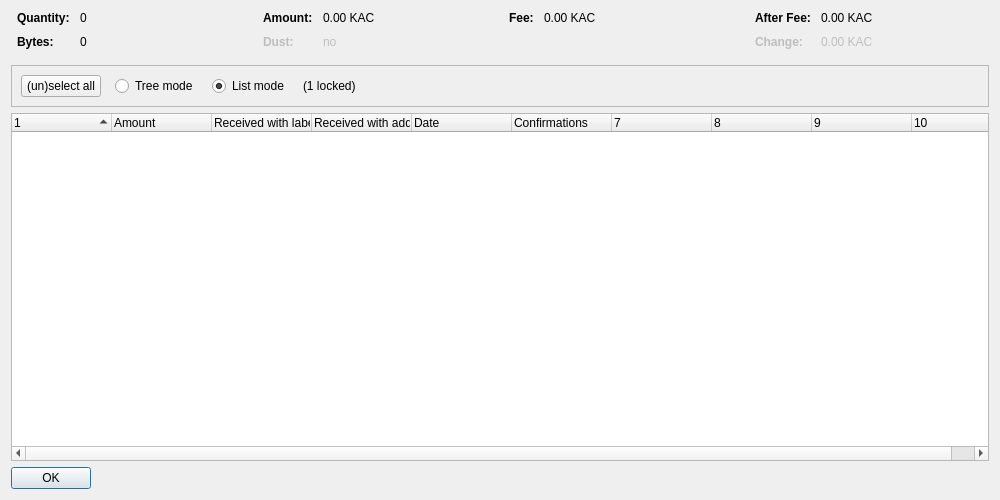
<?xml version="1.0" encoding="UTF-8"?>
<ui version="4.0">
 <class>CoinControlDialog</class>
 <widget class="QDialog" name="CoinControlDialog">
  <property name="geometry">
   <rect>
    <x>0</x>
    <y>0</y>
    <width>1000</width>
    <height>500</height>
   </rect>
  </property>
  <property name="windowTitle">
   <string>Coin Selection</string>
  </property>
  <layout class="QVBoxLayout" name="verticalLayout">
   <item>
    <layout class="QHBoxLayout" name="horizontalLayoutTop" stretch="0,0,0,0">
     <property name="topMargin">
      <number>0</number>
     </property>
     <property name="bottomMargin">
      <number>10</number>
     </property>
     <item>
      <layout class="QFormLayout" name="formLayoutCoinControl1">
       <property name="horizontalSpacing">
        <number>10</number>
       </property>
       <property name="verticalSpacing">
        <number>10</number>
       </property>
       <property name="leftMargin">
        <number>6</number>
       </property>
       <property name="rightMargin">
        <number>6</number>
       </property>
       <item row="0" column="0">
        <widget class="QLabel" name="labelCoinControlQuantityText">
         <property name="font">
          <font>
           <weight>75</weight>
           <bold>true</bold>
          </font>
         </property>
         <property name="text">
          <string>Quantity:</string>
         </property>
        </widget>
       </item>
       <item row="0" column="1">
        <widget class="QLabel" name="labelCoinControlQuantity">
         <property name="cursor">
          <cursorShape>IBeamCursor</cursorShape>
         </property>
         <property name="contextMenuPolicy">
          <enum>Qt::ActionsContextMenu</enum>
         </property>
         <property name="text">
          <string notr="true">0</string>
         </property>
         <property name="textInteractionFlags">
          <set>Qt::LinksAccessibleByMouse|Qt::TextSelectableByKeyboard|Qt::TextSelectableByMouse</set>
         </property>
        </widget>
       </item>
       <item row="1" column="0">
        <widget class="QLabel" name="labelCoinControlBytesText">
         <property name="font">
          <font>
           <weight>75</weight>
           <bold>true</bold>
          </font>
         </property>
         <property name="text">
          <string>Bytes:</string>
         </property>
        </widget>
       </item>
       <item row="1" column="1">
        <widget class="QLabel" name="labelCoinControlBytes">
         <property name="cursor">
          <cursorShape>IBeamCursor</cursorShape>
         </property>
         <property name="contextMenuPolicy">
          <enum>Qt::ActionsContextMenu</enum>
         </property>
         <property name="text">
          <string notr="true">0</string>
         </property>
         <property name="textInteractionFlags">
          <set>Qt::LinksAccessibleByMouse|Qt::TextSelectableByKeyboard|Qt::TextSelectableByMouse</set>
         </property>
        </widget>
       </item>
      </layout>
     </item>
     <item>
      <layout class="QFormLayout" name="formLayoutCoinControl2">
       <property name="horizontalSpacing">
        <number>10</number>
       </property>
       <property name="verticalSpacing">
        <number>10</number>
       </property>
       <property name="leftMargin">
        <number>6</number>
       </property>
       <property name="rightMargin">
        <number>6</number>
       </property>
       <item row="0" column="0">
        <widget class="QLabel" name="labelCoinControlAmountText">
         <property name="font">
          <font>
           <weight>75</weight>
           <bold>true</bold>
          </font>
         </property>
         <property name="text">
          <string>Amount:</string>
         </property>
        </widget>
       </item>
       <item row="0" column="1">
        <widget class="QLabel" name="labelCoinControlAmount">
         <property name="cursor">
          <cursorShape>IBeamCursor</cursorShape>
         </property>
         <property name="contextMenuPolicy">
          <enum>Qt::ActionsContextMenu</enum>
         </property>
         <property name="text">
          <string notr="true">0.00 KAC</string>
         </property>
         <property name="textInteractionFlags">
          <set>Qt::LinksAccessibleByMouse|Qt::TextSelectableByKeyboard|Qt::TextSelectableByMouse</set>
         </property>
        </widget>
       </item>
       <item row="1" column="0">
        <widget class="QLabel" name="labelCoinControlLowOutputText">
         <property name="enabled">
          <bool>false</bool>
         </property>
         <property name="font">
          <font>
           <weight>75</weight>
           <bold>true</bold>
          </font>
         </property>
         <property name="text">
          <string>Dust:</string>
         </property>
        </widget>
       </item>
       <item row="1" column="1">
        <widget class="QLabel" name="labelCoinControlLowOutput">
         <property name="enabled">
          <bool>false</bool>
         </property>
         <property name="cursor">
          <cursorShape>IBeamCursor</cursorShape>
         </property>
         <property name="contextMenuPolicy">
          <enum>Qt::ActionsContextMenu</enum>
         </property>
         <property name="text">
          <string notr="true">no</string>
         </property>
         <property name="textInteractionFlags">
          <set>Qt::LinksAccessibleByMouse|Qt::TextSelectableByKeyboard|Qt::TextSelectableByMouse</set>
         </property>
        </widget>
       </item>
      </layout>
     </item>
     <item>
      <layout class="QFormLayout" name="formLayoutCoinControl3">
       <property name="horizontalSpacing">
        <number>10</number>
       </property>
       <property name="verticalSpacing">
        <number>10</number>
       </property>
       <property name="leftMargin">
        <number>6</number>
       </property>
       <property name="rightMargin">
        <number>6</number>
       </property>
       <item row="0" column="0">
        <widget class="QLabel" name="labelCoinControlFeeText">
         <property name="font">
          <font>
           <weight>75</weight>
           <bold>true</bold>
          </font>
         </property>
         <property name="text">
          <string>Fee:</string>
         </property>
        </widget>
       </item>
       <item row="0" column="1">
        <widget class="QLabel" name="labelCoinControlFee">
         <property name="cursor">
          <cursorShape>IBeamCursor</cursorShape>
         </property>
         <property name="contextMenuPolicy">
          <enum>Qt::ActionsContextMenu</enum>
         </property>
         <property name="text">
          <string notr="true">0.00 KAC</string>
         </property>
         <property name="textInteractionFlags">
          <set>Qt::LinksAccessibleByMouse|Qt::TextSelectableByKeyboard|Qt::TextSelectableByMouse</set>
         </property>
        </widget>
       </item>
      </layout>
     </item>
     <item>
      <layout class="QFormLayout" name="formLayoutCoinControl4">
       <property name="horizontalSpacing">
        <number>10</number>
       </property>
       <property name="verticalSpacing">
        <number>10</number>
       </property>
       <property name="leftMargin">
        <number>6</number>
       </property>
       <property name="rightMargin">
        <number>6</number>
       </property>
       <item row="0" column="0">
        <widget class="QLabel" name="labelCoinControlAfterFeeText">
         <property name="font">
          <font>
           <weight>75</weight>
           <bold>true</bold>
          </font>
         </property>
         <property name="text">
          <string>After Fee:</string>
         </property>
        </widget>
       </item>
       <item row="0" column="1">
        <widget class="QLabel" name="labelCoinControlAfterFee">
         <property name="cursor">
          <cursorShape>IBeamCursor</cursorShape>
         </property>
         <property name="contextMenuPolicy">
          <enum>Qt::ActionsContextMenu</enum>
         </property>
         <property name="text">
          <string notr="true">0.00 KAC</string>
         </property>
         <property name="textInteractionFlags">
          <set>Qt::LinksAccessibleByMouse|Qt::TextSelectableByKeyboard|Qt::TextSelectableByMouse</set>
         </property>
        </widget>
       </item>
       <item row="1" column="0">
        <widget class="QLabel" name="labelCoinControlChangeText">
         <property name="enabled">
          <bool>false</bool>
         </property>
         <property name="font">
          <font>
           <weight>75</weight>
           <bold>true</bold>
          </font>
         </property>
         <property name="text">
          <string>Change:</string>
         </property>
        </widget>
       </item>
       <item row="1" column="1">
        <widget class="QLabel" name="labelCoinControlChange">
         <property name="enabled">
          <bool>false</bool>
         </property>
         <property name="cursor">
          <cursorShape>IBeamCursor</cursorShape>
         </property>
         <property name="contextMenuPolicy">
          <enum>Qt::ActionsContextMenu</enum>
         </property>
         <property name="text">
          <string notr="true">0.00 KAC</string>
         </property>
         <property name="textInteractionFlags">
          <set>Qt::LinksAccessibleByMouse|Qt::TextSelectableByKeyboard|Qt::TextSelectableByMouse</set>
         </property>
        </widget>
       </item>
      </layout>
     </item>
    </layout>
   </item>
   <item>
    <widget class="QFrame" name="frame">
     <property name="minimumSize">
      <size>
       <width>0</width>
       <height>40</height>
      </size>
     </property>
     <property name="frameShape">
      <enum>QFrame::StyledPanel</enum>
     </property>
     <property name="frameShadow">
      <enum>QFrame::Sunken</enum>
     </property>
     <layout class="QHBoxLayout" name="horizontalLayout">
      <item>
       <layout class="QHBoxLayout" name="horizontalLayoutPanel" stretch="0,0,0,0,0">
        <property name="spacing">
         <number>14</number>
        </property>
        <item>
         <widget class="QPushButton" name="pushButtonSelectAll">
          <property name="sizePolicy">
           <sizepolicy hsizetype="Maximum" vsizetype="Fixed">
            <horstretch>0</horstretch>
            <verstretch>0</verstretch>
           </sizepolicy>
          </property>
          <property name="text">
           <string>(un)select all</string>
          </property>
          <property name="autoDefault">
           <bool>false</bool>
          </property>
         </widget>
        </item>
        <item>
         <widget class="QRadioButton" name="radioTreeMode">
          <property name="sizePolicy">
           <sizepolicy hsizetype="Maximum" vsizetype="Fixed">
            <horstretch>0</horstretch>
            <verstretch>0</verstretch>
           </sizepolicy>
          </property>
          <property name="text">
           <string>Tree mode</string>
          </property>
         </widget>
        </item>
        <item>
         <widget class="QRadioButton" name="radioListMode">
          <property name="sizePolicy">
           <sizepolicy hsizetype="Maximum" vsizetype="Fixed">
            <horstretch>0</horstretch>
            <verstretch>0</verstretch>
           </sizepolicy>
          </property>
          <property name="text">
           <string>List mode</string>
          </property>
          <property name="checked">
           <bool>true</bool>
          </property>
         </widget>
        </item>
        <item>
         <widget class="QLabel" name="labelLocked">
          <property name="text">
           <string notr="true">(1 locked)</string>
          </property>
         </widget>
        </item>
        <item>
         <spacer name="horizontalSpacer">
          <property name="orientation">
           <enum>Qt::Horizontal</enum>
          </property>
          <property name="sizeHint" stdset="0">
           <size>
            <width>40</width>
            <height>20</height>
           </size>
          </property>
         </spacer>
        </item>
       </layout>
      </item>
     </layout>
    </widget>
   </item>
   <item>
    <widget class="CoinControlTreeWidget" name="treeWidget">
     <property name="contextMenuPolicy">
      <enum>Qt::CustomContextMenu</enum>
     </property>
     <property name="sortingEnabled">
      <bool>false</bool>
     </property>
     <property name="columnCount">
      <number>10</number>
     </property>
     <attribute name="headerShowSortIndicator" stdset="0">
      <bool>true</bool>
     </attribute>
     <attribute name="headerStretchLastSection">
      <bool>false</bool>
     </attribute>
     <column>
      <property name="text">
       <string/>
      </property>
     </column>
     <column>
      <property name="text">
       <string>Amount</string>
      </property>
     </column>
     <column>
      <property name="text">
       <string>Received with label</string>
      </property>
     </column>
     <column>
      <property name="text">
       <string>Received with address</string>
      </property>
     </column>
     <column>
      <property name="text">
       <string>Date</string>
      </property>
     </column>
     <column>
      <property name="text">
       <string>Confirmations</string>
      </property>
      <property name="toolTip">
       <string>Confirmed</string>
      </property>
     </column>
     <column>
      <property name="text">
       <string/>
      </property>
     </column>
     <column>
      <property name="text">
       <string/>
      </property>
     </column>
     <column>
      <property name="text">
       <string/>
      </property>
     </column>
     <column>
      <property name="text">
       <string/>
      </property>
     </column>
    </widget>
   </item>
   <item>
    <widget class="QDialogButtonBox" name="buttonBox">
     <property name="sizePolicy">
      <sizepolicy hsizetype="Maximum" vsizetype="Fixed">
       <horstretch>0</horstretch>
       <verstretch>0</verstretch>
      </sizepolicy>
     </property>
     <property name="orientation">
      <enum>Qt::Horizontal</enum>
     </property>
     <property name="standardButtons">
      <set>QDialogButtonBox::Ok</set>
     </property>
    </widget>
   </item>
  </layout>
 </widget>
 <customwidgets>
  <customwidget>
   <class>CoinControlTreeWidget</class>
   <extends>QTreeWidget</extends>
   <header>coincontroltreewidget.h</header>
  </customwidget>
 </customwidgets>
 <resources/>
 <connections/>
</ui>
